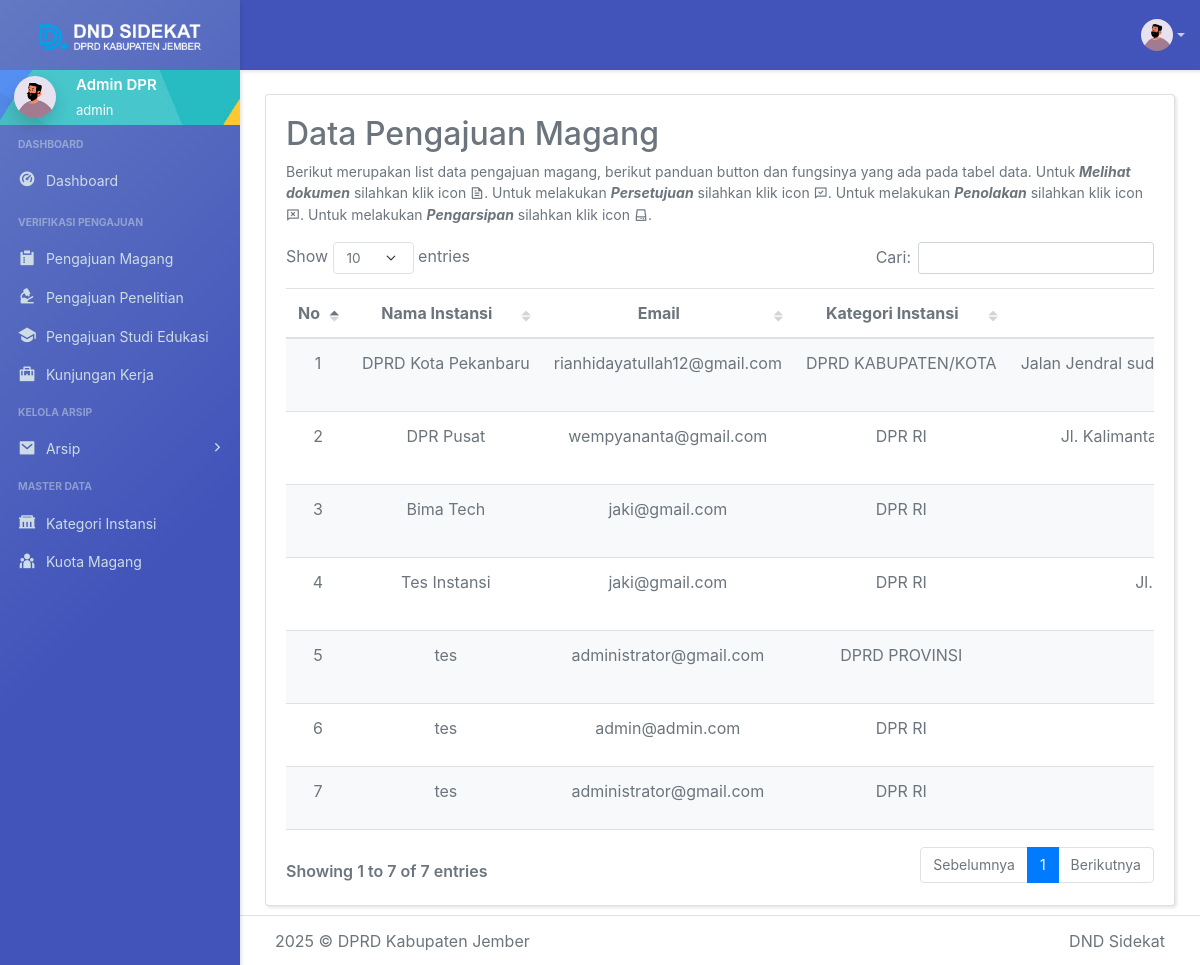
The app's page /admin/arsip_kunjungan_kerja.php (signed in) with its own data.
### tables this page shows
CREATE TABLE `permohonan_kunjungan_kerja`  (
  `id` int(11) NOT NULL AUTO_INCREMENT,
  `email` varchar(100) NOT NULL,
  `kategori_id` int(11) NOT NULL,
  `nama_instansi` varchar(100) NOT NULL,
  `alamat` text NOT NULL,
  `tanggal_kunjungan` date NOT NULL,
  `jam_kunjungan` time NOT NULL,
  `materi_kunjungan` text NOT NULL,
  `pimpinan_rombongan` varchar(100) NOT NULL,
  `nomor_hp` varchar(15) NOT NULL,
  `file_pdf` varchar(255) NOT NULL,
  `tanggal_input` timestamp NOT NULL DEFAULT CURRENT_TIMESTAMP,
  `status` enum('pending','disetujui','ditolak') NULL DEFAULT 'pending',
  `status_data` enum('pending','arsip') NULL DEFAULT 'pending',
  `alasan_penolakan` text NULL,
  `id_external` varchar(18) NULL DEFAULT NULL,
  PRIMARY KEY (`id`) USING BTREE,
  INDEX `kategori_id`(`kategori_id`) USING BTREE,
  CONSTRAINT `permohonan_kunjungan_kerja_ibfk_1` FOREIGN KEY (`kategori_id`) REFERENCES `kategori_instansi` (`id`) ON DELETE RESTRICT ON UPDATE RESTRICT
);

CREATE TABLE `kategori_instansi`  (
  `id` int(11) NOT NULL AUTO_INCREMENT,
  `nama_kategori` varchar(100) NULL DEFAULT NULL,
  PRIMARY KEY (`id`) USING BTREE
);

### admin/arsip_kunjungan_kerja.php (the view, shortened to what this page needs)
<?php
include '../config/database.php';
$query = "SELECT pk.*, kc.nama_kategori
          FROM permohonan_kunjungan_kerja pk
          LEFT JOIN kategori_instansi kc ON pk.kategori_id = kc.id
          WHERE pk.status_data = 'arsip'
          ORDER BY pk.tanggal_input DESC";
$result = $conn->query($query);
?>
<!DOCTYPE html>
<html lang="id">
<head>
    <link href="assets/vendor/datatables.net-bs5/css/dataTables.bootstrap5.min.css" rel="stylesheet" type="text/css" />
    <link href="assets/vendor/datatables.net-fixedcolumns-bs5/css/fixedColumns.bootstrap5.min.css" rel="stylesheet" type="text/css" />
    <link href="assets/vendor/datatables.net-fixedheader-bs5/css/fixedHeader.bootstrap5.min.css" rel="stylesheet" type="text/css" />
    <link href="assets/vendor/datatables.net-buttons-bs5/css/buttons.bootstrap5.min.css" rel="stylesheet" type="text/css" />
    <link href="assets/vendor/datatables.net-select-bs5/css/select.bootstrap5.min.css" rel="stylesheet" type="text/css" />
    <link href="assets/css/app.min.css" rel="stylesheet" type="text/css" id="app-style" />
    <link href="assets/css/icons.min.css" rel="stylesheet" type="text/css" />
    <link rel="stylesheet" href="https://stackpath.bootstrapcdn.com/bootstrap/4.5.2/css/bootstrap.min.css">
</head>
<body>
    <div class="wrapper">
        <div class="navbar-custom">
            <div class="topbar container-fluid">
                <ul class="topbar-menu d-flex align-items-center gap-3">
                    <li class="nav-item dropdown">
                        <a class="nav-link dropdown-toggle" href="#" id="navbarDropdown" role="button" data-toggle="dropdown" aria-haspopup="true" aria-expanded="false">
                            <span class="account-user-avatar">
                                <img src="assets/images/users/avatar-1.jpg" alt="user-image" width="32" class="rounded-circle">
                            </span>
                        </a>
                    </li>
                </ul>
            </div>
        </div>
        <div class="leftside-menu">
            <a href="index.html" class="logo logo-dark">
                <span class="logo-lg">
                    <img src="assets/images/logo_dnd.png" alt="dark logo">
                </span>
            </a>
            <div class="h-100" id="leftside-menu-container" data-simplebar>
                <div class="leftbar-user p-1 text-white">
                    <a class="d-flex align-items-center text-reset">
                        <div class="flex-shrink-0 ms-2">
                            <img src="assets/images/users/avatar-1.jpg" alt="user-image" height="42" class="rounded-circle shadow">
                        </div>
                        <div class="flex-grow-4 ms-3">
                            <span class="fw-semibold fs-15 d-block"><?php echo $_SESSION['nama']; ?></span>
                            <span class="fs-13"><?php echo $_SESSION['role']; ?></span>
                        </div>
                    </a>
                </div>
                <ul class="side-nav">
                    <li class="side-nav-title mt-1"> Dashboard</li>
                    <li class="side-nav-item">
                        <a href="dashboard.html" class="side-nav-link">
                            <i class="ri-dashboard-2-fill"></i>
                            <span> Dashboard </span>
                        </a>
                    </li>
                    <li class="side-nav-title mt-2">Verifikasi Pengajuan</li>
                    <li class="side-nav-item">
                        <a href="verifikasi_magang.html" class="side-nav-link">
                            <i class="ri-survey-fill"></i>
                            <span>Pengajuan Magang </span>
                        </a>
                    </li>
                    <li class="side-nav-item">
                        <a href="verifikasi_penelitian.html" class="side-nav-link">
                            <i class=" ri-microscope-fill"></i>
                            <span>Pengajuan Penelitian </span>
                        </a>
                    </li>
                    <li class="side-nav-item">
                        <a href="verifikasi_studi_edukasi.html" class="side-nav-link">
                            <i class=" ri-graduation-cap-fill"></i>
                            <span>Pengajuan Studi Edukasi</span>
                        </a>
                    </li>
                    <li class="side-nav-item">
                        <a href="verifikasi_kunjungan_kerja.html" class="side-nav-link">
                            <i class="ri-briefcase-5-fill"></i>
                            <span>Kunjungan Kerja </span>
                        </a>
                    </li>
                    <li class="side-nav-title mt-1">Kelola Arsip</li>
                    <li class="side-nav-item">
                        <a href="#" onclick="toggleDropdown()" class="side-nav-link">
                            <i class="ri-mail-fill"></i>
                            <span>Arsip</span>
                            <span class="menu-arrow"></span>
                        </a>
                    </li>
                    <li class="side-nav-title mt-1"> Master Data</li>
                    <li class="side-nav-item">
                        <a href="kategori_instansi.html" class="side-nav-link">
                            <i class="ri-government-fill"></i>
                            <span> Kategori Instansi </span>
                        </a>
                    </li>
                    <li class="side-nav-item">
                        <a href="pengaturan_kuota.html" class="side-nav-link">
                            <i class="ri-team-fill"></i>
                            <span> Kuota Magang</span>
                        </a>
                    </li>
                </ul>
            </div>
        </div>
        <br>
        <div class="content-page">
            <div class="content">
                <div class="container-fluid">
                    <div class="row">
                        <div class="col-12">
                            <div class="card">
                                <div class="card-body">
                                    <h2>Data Pengajuan Magang</h2>
                                    <p class="text-muted fs-14">
                                        Berikut merupakan list data pengajuan magang, berikut panduan button dan fungsinya yang ada pada tabel data.
                                        Untuk <b><i>Melihat dokumen</i></b> silahkan klik icon <i class="ri-file-text-line"></i>.
                                        Untuk melakukan <b><i>Persetujuan</i></b> silahkan klik icon <i class="ri-chat-check-line"></i>.
                                        Untuk melakukan <b><i>Penolakan</i></b> silahkan klik icon <i class="ri-chat-delete-line"></i>.
                                        Untuk melakukan <b><i>Pengarsipan</i></b> silahkan klik icon <i class="ri-hard-drive-3-line"></i>.
                                    </p>
                                    <div class="table-responsive">
                                        <table id="mytable" class="table table-striped w-100 nowrap" style="text-align: center;">
                                            <thead>
                                                <tr>
                                                    <th>No</th>
                                                    <th>Nama Instansi</th>
                                                    <th>Email</th>
                                                    <th>Kategori Instansi</th>
                                                    <th>Alamat</th>
                                                </tr>
                                            </thead>
                                            <tbody>
                                                <?php
                                                $no = 1;
                                                while ($row = $result->fetch_assoc()): ?>
                                                    <tr>
                                                        <td><?php echo $no++; ?></td>
                                                        <td><?php echo $row['nama_instansi']; ?></td>
                                                        <td><?php echo $row['email']; ?></td>
                                                        <td><?php echo $row['nama_kategori']; ?></td>
                                                        <td><?php echo $row['alamat']; ?></td>
                                                    </tr>
                                                <?php endwhile; ?>
                                            </tbody>
                                        </table>
                                    </div>
                                </div>
                            </div>
                        </div>
                    </div>
                </div>
                <footer class="footer">
                    <div class="container-fluid">
                        <div class="row">
                            <div class="col-md-6">
                                 © DPRD Kabupaten Jember
                            </div>
                            <div class="col-md-6">
                                <div class="text-md-end footer-links d-none d-md-block">
                                    <a>DND Sidekat</a>
                                </div>
                            </div>
                        </div>
                    </div>
                </footer>
            </div>
</body>
</html>

### records on screen
permohonan_kunjungan_kerja: nama_instansi "DPRD Kota Pekanbaru", email "rianhidayatullah12@gmail.com", kategori.nama_kategori "DPRD KABUPATEN/KOTA", alamat "Jalan Jendral…"
permohonan_kunjungan_kerja: nama_instansi "DPR Pusat", email "wempyananta@gmail.com", kategori.nama_kategori "DPR RI", alamat "Jl.…"
permohonan_kunjungan_kerja: nama_instansi "Bima Tech", email "jaki@gmail.com", kategori.nama_kategori "DPR RI"
permohonan_kunjungan_kerja: nama_instansi "Tes Instansi", email "jaki@gmail.com", kategori.nama_kategori "DPR RI", alamat "Jl.…"
permohonan_kunjungan_kerja: nama_instansi "tes", email "administrator@gmail.com", kategori.nama_kategori "DPRD PROVINSI"
permohonan_kunjungan_kerja: nama_instansi "tes", email "admin@admin.com", kategori.nama_kategori "DPR RI"
permohonan_kunjungan_kerja: nama_instansi "tes", email "administrator@gmail.com", kategori.nama_kategori "DPR RI"

### other values on screen
$_SESSION['nama'] "Admin DPR"
$_SESSION['role'] "admin"
